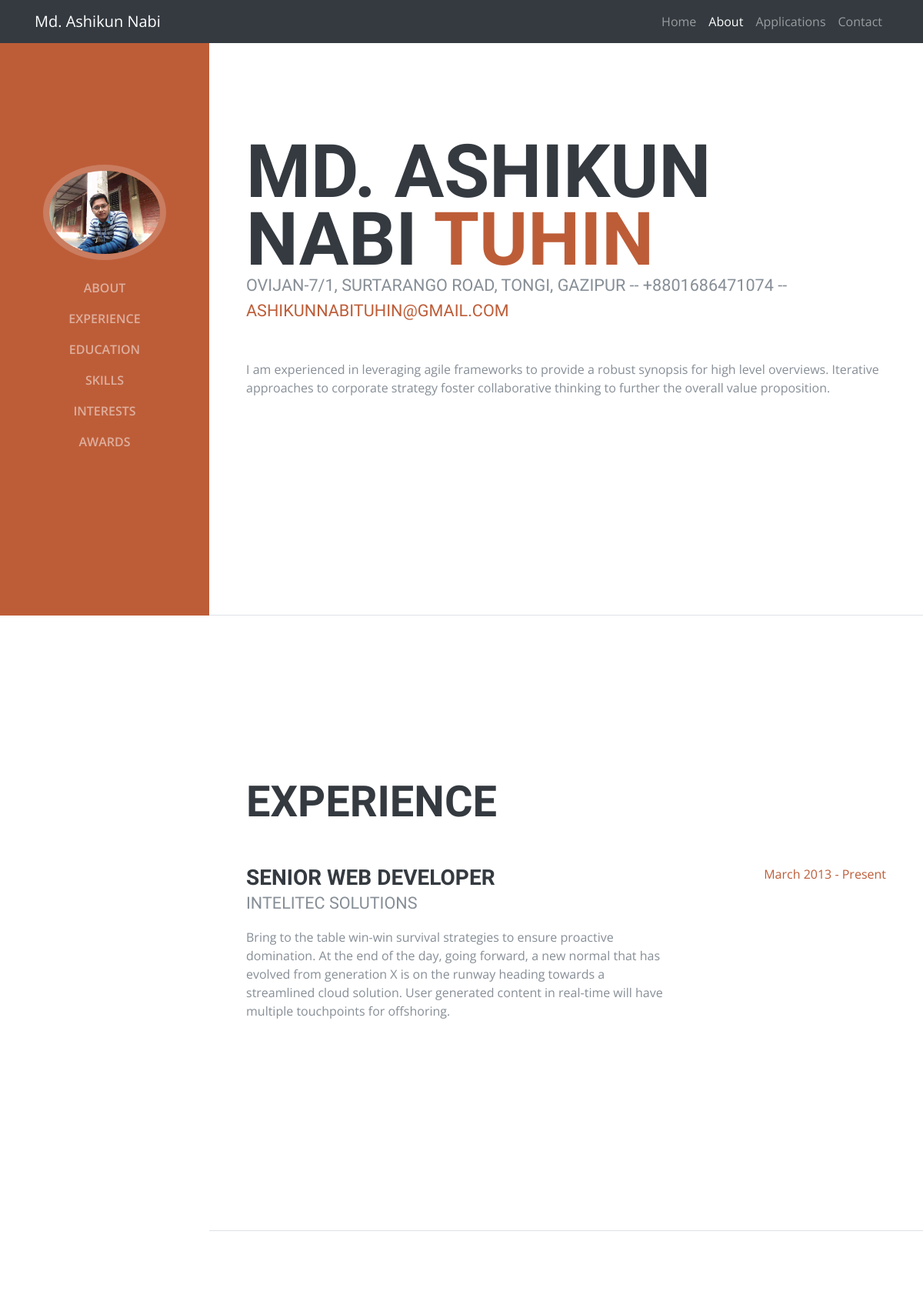
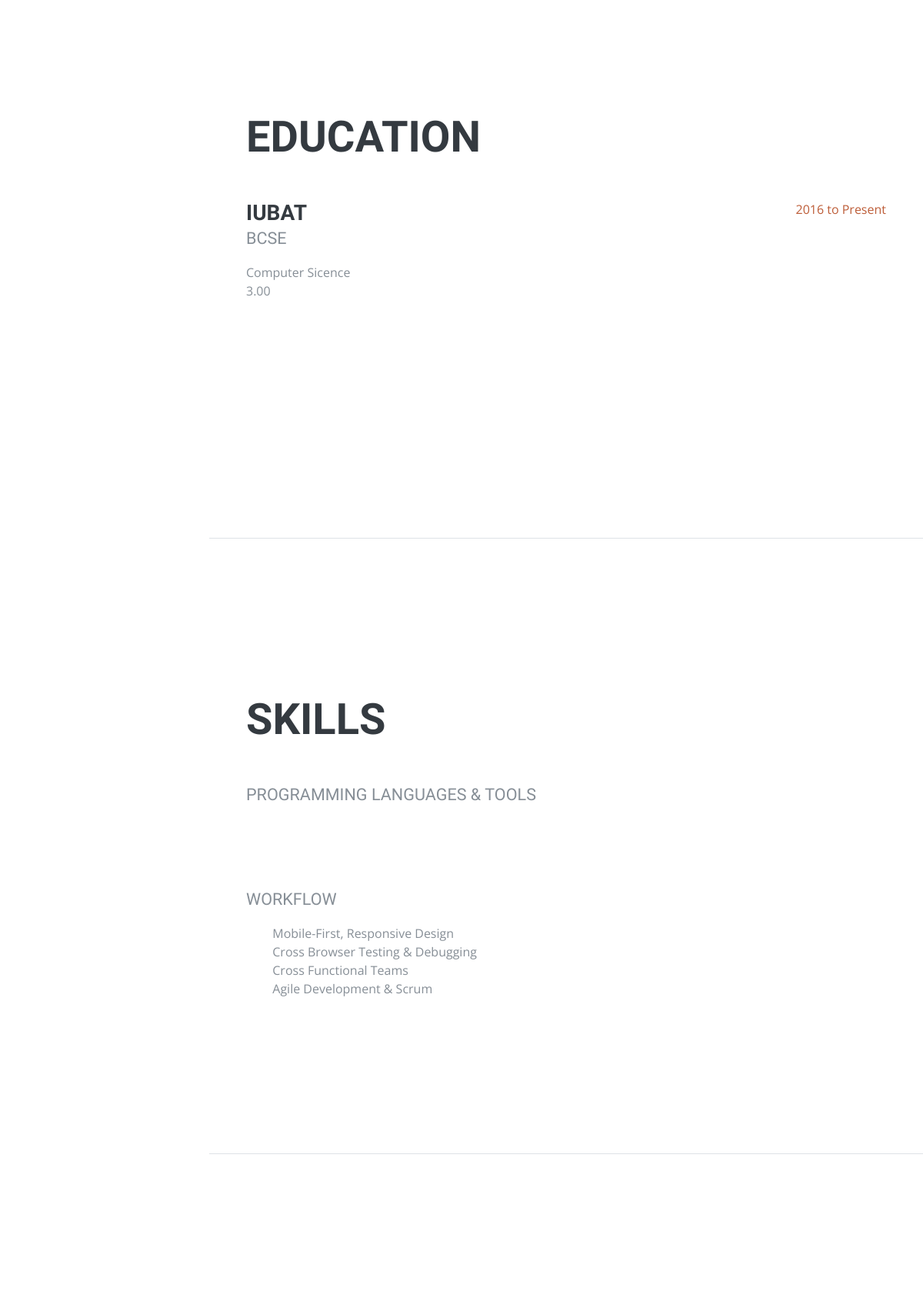
/about (upper part), run on the app's committed database (2 pictures, top to bottom).
### portfolio_app/models.py (models this page shows, shortened)
class Index(models.Model):
    title                           = models.CharField(max_length=50)
    name                            = models.CharField(max_length=20)
    description                     = models.TextField(max_length=150)
    button                          = models.CharField(max_length=20)
    overlay_and_button_color        = models.CharField(max_length=30, default="#cd9557")
    button_hover                    = models.CharField(max_length=30, default="#ba7c37")
    background_and_icon_color       = models.CharField(max_length=30, default="rgba(0,46,102,.8)")
    background_and_icon_hover_color = models.CharField(max_length=30, default="#002e66")
    background_media                = models.FileField(default="bg.mp4", null=True)
    media_position_top              = models.CharField(max_length=10, default="50%")
    media_position_left             = models.CharField(max_length=10, default="50%")
    footer                          = models.CharField(max_length=100, default="Copyright &copy; ashikunnabi.pythonanywhere.com | 2018")
    USER_STATUS_CHOICE              =(('Active', 'Active'),('Inactive', 'Inactive'))
    user_status                     = models.CharField(max_length=8, choices=USER_STATUS_CHOICE, default="Inactive")
    class Meta:
        verbose_name = "Index page"

### resumeapp/models.py (models this page shows, shortened)
class ResumeDetail(models.Model):
    user            = models.ForeignKey(Index, on_delete=models.CASCADE)
    first_name      = models.CharField(max_length=30)
    last_name       = models.CharField(max_length=30)
    picture         = models.FileField(default="Capture.PNG", null=True)
    address         = models.CharField(max_length=100)
    mobile          = models.CharField(max_length=14)
    email           = models.EmailField(max_length=254)
    about           = models.TextField(max_length=300)
    facebook_link   = models.CharField(max_length=200, null=True, blank=True)
    twitter_link    = models.CharField(max_length=200, null=True, blank=True)
    linkedin_link   = models.CharField(max_length=200, null=True, blank=True)
    github_link     = models.CharField(max_length=200, null=True, blank=True)
    interests       = models.TextField(max_length=500)

class Experience(models.Model):
    user          = models.ForeignKey(Index, on_delete=models.CASCADE)
    designation   = models.CharField(max_length=100, null=True, blank=True)
    company       = models.CharField(max_length=100, null=True, blank=True)
    time          = models.CharField(max_length=100, null=True, blank=True)
    description   = models.TextField(max_length=500, null=True, blank=True)

class Education(models.Model):
    user          = models.ForeignKey(Index, on_delete=models.CASCADE)
    institution   = models.CharField(max_length=100)
    degree        = models.CharField(max_length=100)
    track         = models.CharField(max_length=100)
    gpa           = models.CharField(max_length=5)
    time          = models.CharField(max_length=100)

class ProgrammingLanguageIcons(models.Model):
    user      = models.ForeignKey(Index, on_delete=models.CASCADE)
    name      = models.CharField(max_length=30)
    icon      = models.CharField(max_length=60)

class Workflow(models.Model):
    user      = models.ForeignKey(Index, on_delete=models.CASCADE)
    name      = models.CharField(max_length=100)

### resumeapp/views.py (the view)
# urls.py: path('', index, name="index"),
def index(request):
    person_detail             = Index.objects.get(user_status="Active")
    resume                    = ResumeDetail.objects.get(user_id=person_detail.id)
    experience                = Experience.objects.filter(user_id=person_detail.id)
    education                 = Education.objects.filter(user_id=person_detail.id)
    programming_languages     = ProgrammingLanguageIcons.objects.filter(user_id=person_detail.id)
    workflows                 = Workflow.objects.filter(user_id=person_detail.id)
    awardCertification        = AwardCertification.objects.filter(user_id=person_detail.id)
    context = {
        'resume'               : resume,
        'nav_active_about'     : 'active',
        'experience'           : experience,
        'education'            : education,
        'programming_languages': programming_languages,
        'workflows'            : workflows,
        'awardCertification'   : awardCertification,
        'name'                 : person_detail.name,
        'person_detail'        : person_detail,
    }
    return render(request, 'resumeapp/about.html', context)

### resumeapp/templates/resumeapp/about.html (shortened to what this page needs)
{% extends 'portfolio_app/base.html' %}
{% load static %}
    {% block customcss %}
        <link href="{% static 'resumeapp/vendor/font-awesome/css/font-awesome.min.css' %}" rel="stylesheet">
        <link href="{% static 'resumeapp/vendor/devicons/css/devicons.min.css' %}" rel="stylesheet">
        <link href="{% static 'resumeapp/vendor/simple-line-icons/css/simple-line-icons.css' %}" rel="stylesheet">
        <link href="{% static 'resumeapp/css/resume.min.css' %}" rel="stylesheet">
    {% endblock %}
    {% block content %}
      <div id="page-top">
        <nav class="navbar navbar-expand-lg navbar-dark bg-primary" id="sideNav">
          <a class="navbar-brand js-scroll-trigger" href="#page-top">
            <span class="d-none d-lg-block">
              <img class="img-fluid img-profile rounded-circle mx-auto mb-2" src="/media/{{resume.picture}}" alt="">
            </span>
          </a>
          <div class="collapse navbar-collapse" id="navbarSupportedContent">
            <ul class="navbar-nav">
              <li class="nav-item">
                <a class="nav-link js-scroll-trigger" href="#about">About</a>
              </li>
              <li class="nav-item">
                <a class="nav-link js-scroll-trigger" href="#experience">Experience</a>
              </li>
              <li class="nav-item">
                <a class="nav-link js-scroll-trigger" href="#education">Education</a>
              </li>
              <li class="nav-item">
                <a class="nav-link js-scroll-trigger" href="#skills">Skills</a>
              </li>
              <li class="nav-item">
                <a class="nav-link js-scroll-trigger" href="#interests">Interests</a>
              </li>
              <li class="nav-item">
                <a class="nav-link js-scroll-trigger" href="#awards">Awards</a>
              </li>
            </ul>
          </div>
        </nav>
        <div class="container-fluid p-0">
          <section class="resume-section p-3 p-lg-5 d-flex d-column" id="about">
            <div class="my-auto">
              <h1 class="mb-0">{{ resume.first_name }}
                <span class="text-primary">{{ resume.last_name }}</span>
              </h1>
              <div class="subheading mb-5">{{ resume.address }} -- {{ resume.mobile }} --
                <a href="mailto:{{ resume.email }}">{{ resume.email }}</a>
              </div>
              <p class="mb-5">{{ resume.about }}</p>
              <ul class="list-inline list-social-icons mb-0">
                {% if resume.facebook_link == null %}
                {% else %}
                    <li class="list-inline-item">
                      <a href="{{ resume.facebook_link }}">
                        <span class="fa-stack fa-lg">
                          <i class="fa fa-circle fa-stack-2x"></i>
                          <i class="fa fa-facebook fa-stack-1x fa-inverse"></i>
                        </span>
                      </a>
                    </li>
                {% endif %}
              </ul>
            </div>
          </section>
          <section class="resume-section p-3 p-lg-5 d-flex flex-column" id="experience">
            <div class="my-auto">
              <h2 class="mb-5">Experience</h2>
                {% for experience in experience %}
                  <div class="resume-item d-flex flex-column flex-md-row mb-5">
                    <div class="resume-content mr-auto">
                      <h3 class="mb-0">{{experience.designation}}</h3>
                      <div class="subheading mb-3">{{experience.company}}</div>
                      <p>{{experience.description}}</p>
                    </div>
                    <div class="resume-date text-md-right">
                      <span class="text-primary">{{experience.time}}</span>
                    </div>
                  </div>
                {% endfor %}
            </div>
          </section>
          <section class="resume-section p-3 p-lg-5 d-flex flex-column" id="education">
            <div class="my-auto">
              <h2 class="mb-5">Education</h2>
                {% for education in education %}
                  <div class="resume-item d-flex flex-column flex-md-row mb-5">
                    <div class="resume-content mr-auto">
                      <h3 class="mb-0">{{ education.institution }}</h3>
                      <div class="subheading mb-3">{{ education.degree }}</div>
                      <div>{{ education.track }}</div>
                      <p>{{ education.gpa }}</p>
                    </div>
                    <div class="resume-date text-md-right">
                      <span class="text-primary">{{ education.time }}</span>
                    </div>
                  </div>
                {% endfor %}
            </div>
          </section>
          <section class="resume-section p-3 p-lg-5 d-flex flex-column" id="skills">
            <div class="my-auto">
              <h2 class="mb-5">Skills</h2>
              <div class="subheading mb-3">Programming Languages &amp; Tools</div>
              <ul class="list-inline list-icons">
                {% for icon in programming_languages %}
                  <li class="list-inline-item">
                    {{ icon.icon|safe }}
                  </li>
                {% endfor %}
              </ul>
              <div class="subheading mb-3">Workflow</div>
              <ul class="fa-ul mb-0">
                {% for workflow in workflows%}
                  <li>
                    <i class="fa-li fa fa-check"></i>
                    {{ workflow.name }}
                   </li>
                {% endfor %}
              </ul>
            </div>
          </section>
          <section class="resume-section p-3 p-lg-5 d-flex flex-column" id="interests">
          </section>
        </div>
      </div>
    {% endblock %}

### portfolio_app/templates/portfolio_app/base.html (shortened to what this page needs)
{% load static %}
<!DOCTYPE html>
<html lang="en">
  <head>
    <link href="{% static '/portfolio_app/vendor/bootstrap/css/bootstrap.min.css' %}" rel="stylesheet">
    {% block customcss %} {% endblock %}
  </head>
  <body>
    <nav class="navbar navbar-expand-lg navbar-dark bg-dark fixed-top">
      <div class="container">
        <a class="navbar-brand" href="../">{{ person_detail.name }}</a>
        <div class="collapse navbar-collapse" id="navbarResponsive">
          <ul class="navbar-nav ml-auto">
            <li class="nav-item {{ nav_active_home }}">
              <a class="nav-link" href="{% url 'project_list' %}">Home
              </a>
            </li>
            <li class="nav-item {{ nav_active_about }}">
              <a class="nav-link" href="{% url 'about' %}">About</a>
            </li>
            <li class="nav-item {{ nav_active_applications }}">
              <a class="nav-link" href="{% url 'application' %}">Applications</a>
            </li>
            <li class="nav-item {{ nav_active_contact }}">
              <a class="nav-link" href="{% url 'contact' %}">Contact</a>
            </li>
          </ul>
        </div>
      </div>
    </nav>
    {% block content %}{% endblock %}
  </body>
</html>

### data on the page
Index: name "Md. Ashikun Nabi"
ResumeDetail: picture (picture), first_name "MD. ASHIKUN NABI", last_name "TUHIN", address "OVIJAN-7/1, SURTARANGO ROAD, TONGI, GAZIPUR", mobile "+8801686471074", email "ASHIKUNNABITUHIN@GMAIL.COM", about "I am experienced in leveraging agile frameworks to provide a robust synopsis for high level overviews. Iterative approaches to corporate strategy foster collaborative thinking to further the overall value proposition."
Experience: designation "SENIOR WEB DEVELOPER", company "INTELITEC SOLUTIONS", description "Bring to the table win-win survival strategies to ensure proactive domination. At the end of the day, going forward, a new normal that has evolved from generation X is on the runway heading towards a streamlined cloud solution. User generated content in real-time will have multiple touchpoints for offshoring.", time "March 2013 - Present"
Education: institution "IUBAT", degree "BCSE", track "Computer Sicence", gpa "3.00", time "2016 to Present"
Workflow: name "Mobile-First, Responsive Design"
Workflow: name "Cross Browser Testing & Debugging"
Workflow: name "Cross Functional Teams"
Workflow: name "Agile Development & Scrum"
